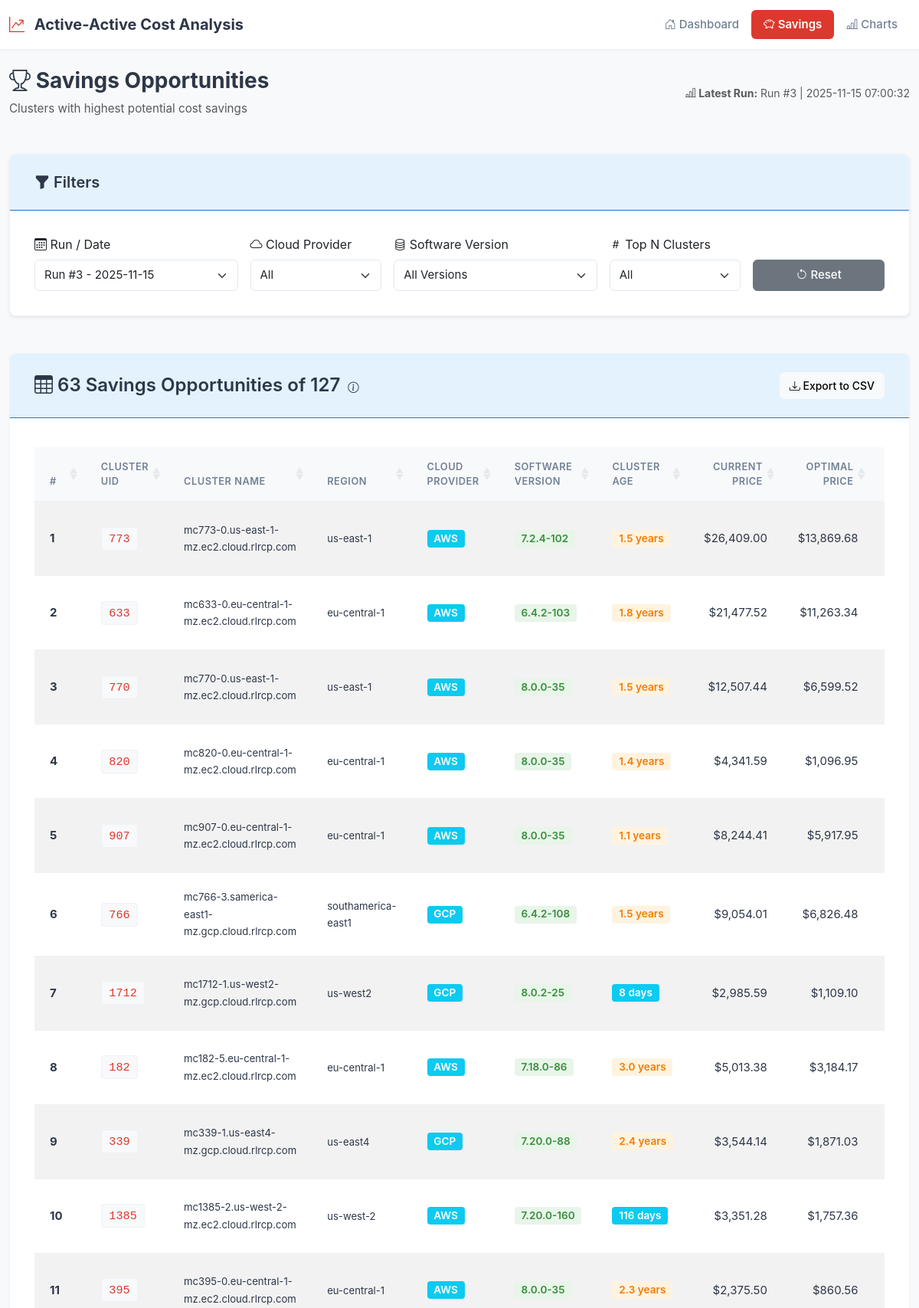
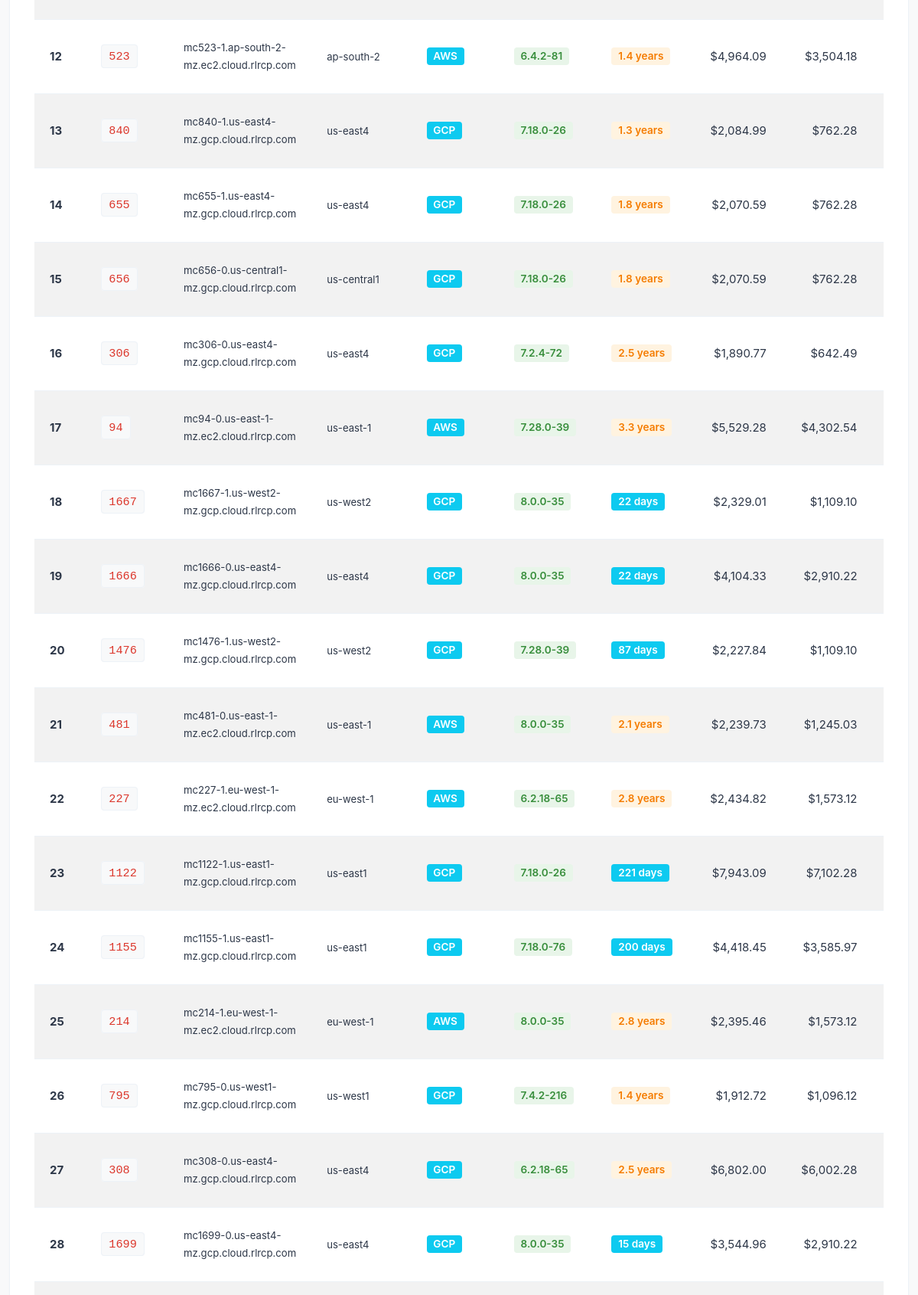
/top-savings (upper part), run on the app's committed database (2 pictures, top to bottom).
### tables this page shows
CREATE TABLE runs (
                run_id INTEGER PRIMARY KEY AUTOINCREMENT,
                run_timestamp TEXT NOT NULL,
                jira_ticket TEXT,
                total_clusters INTEGER DEFAULT 0,
                processed_clusters INTEGER DEFAULT 0,
                failed_clusters INTEGER DEFAULT 0,
                status TEXT DEFAULT 'in_progress',
                csv_path TEXT,
                completed_at TEXT,
                notes TEXT
            );

CREATE TABLE cluster_metadata (
                mc_uid TEXT PRIMARY KEY,
                cluster_name TEXT,
                cloud_provider TEXT,
                region TEXT,
                account_id TEXT,
                redis_version TEXT,
                multi_az INTEGER,
                availability_zones TEXT,
                storage_type TEXT,
                -- New fields
                creation_date TEXT,
                shards_count INTEGER,
                max_shards_count INTEGER,
                total_storage_gb INTEGER,
                data_nodes_count INTEGER,
                quorum_nodes_count INTEGER,
                total_nodes_count INTEGER,
                os_version TEXT,
                software_version TEXT,
                rof_enabled INTEGER,
                -- Timestamps
                created_at TEXT,
                last_updated TEXT
            );

### app.py (the view, shortened to what this page needs)
@app.route('/top-savings')
@handle_api_error
def top_savings():
    with AADatabase(DB_PATH) as db:
        run_id = request.args.get('run_id', type=int)
        cloud_provider_filter = request.args.get('cloud_provider', default='all', type=str)
        software_version_filter = request.args.get('software_version', default='all', type=str)
        top_n_param = request.args.get('top_n', default='all', type=str)
        if top_n_param == 'all':
            top_n = 'all'
        else:
            top_n = int(top_n_param)
        all_runs = db.conn.execute('''
            SELECT run_id, run_timestamp, jira_ticket
            FROM runs
            WHERE status = 'completed'
            ORDER BY run_timestamp DESC
        ''').fetchall()
        opportunities = db.get_top_savings_opportunities(run_id=run_id, limit=None)
        from datetime import datetime
        current_date = datetime.now()
        for cluster in opportunities:
            if cluster.get('creation_date'):
                try:
                    creation_date = datetime.fromisoformat(cluster['creation_date'].replace('Z', '+00:00'))
                    days_old = (current_date - creation_date).days
                    cluster['age_days'] = days_old
                    if days_old >= 365:
                        cluster['age_display'] = f"{days_old / 365:.1f} years"
                    else:
                        cluster['age_display'] = f"{days_old} days"
                except (ValueError, AttributeError):
                    cluster['age_days'] = None
                    cluster['age_display'] = 'N/A'
            else:
                cluster['age_days'] = None
                cluster['age_display'] = 'N/A'
        cloud_providers = sorted(list(set(
            opp['cloud_provider'] for opp in opportunities
            if opp.get('cloud_provider')
        )))
        software_versions = sorted(list(set(
            opp['software_version'] for opp in opportunities
            if opp.get('software_version')
        )), reverse=True)
        if cloud_provider_filter != 'all':
            opportunities = [
                opp for opp in opportunities
                if opp.get('cloud_provider') == cloud_provider_filter
            ]
        if software_version_filter != 'all':
            opportunities = [
                opp for opp in opportunities
                if opp.get('software_version') == software_version_filter
            ]
        if top_n != 'all':
            opportunities = opportunities[:top_n]
        optimizable_count = len([opp for opp in opportunities if opp.get('savings', 0) > 0])
        if run_id:
            selected_run = db.conn.execute('''
                SELECT * FROM runs WHERE run_id = ?
            ''', (run_id,)).fetchone()
        else:
            selected_run = all_runs[0] if all_runs else None
        return render_template('top_savings.html',
                             opportunities=opportunities,
                             optimizable_count=optimizable_count,
                             all_runs=[dict(r) for r in all_runs],
                             selected_run=dict(selected_run) if selected_run else None,
                             cloud_provider_filter=cloud_provider_filter,
                             cloud_providers=cloud_providers,
                             software_version_filter=software_version_filter,
                             software_versions=software_versions,
                             top_n=top_n)

### templates/top_savings.html (shortened to what this page needs)
{% extends "base.html" %}
{% block content %}
<div class="row mb-4 align-items-center">
    <div class="col-md-6">
        <h1 class="h2 mb-2">
            <i class="bi bi-trophy"></i> Savings Opportunities
        </h1>
        <p class="text-muted mb-0" style="font-size: 0.95rem;">Clusters with highest potential cost savings</p>
    </div>
    {% if selected_run %}
    <div class="col-md-6 text-md-end">
        <div class="text-muted" style="font-size: 0.875rem;">
            <strong><i class="bi bi-bar-chart-line"></i> Latest Run:</strong>
            Run #{{ selected_run.run_id }} | {{ selected_run.run_timestamp[:10] }} {{ selected_run.run_timestamp[11:19] }}
        </div>
    </div>
    {% endif %}
</div>
<div class="card shadow-sm mb-4">
    <div class="card-header bg-primary text-white">
        <h5 class="mb-0"><i class="bi bi-funnel-fill"></i> Filters</h5>
    </div>
    <div class="card-body">
        <div class="row g-3 align-items-end">
            <div class="col-md-3">
                <label for="run_id" class="form-label"><i class="bi bi-calendar3"></i> Run / Date</label>
                <select name="run_id" id="run_id" class="form-select filter-select">
                    {% for run in all_runs %}
                    <option value="{{ run.run_id }}"
                            {% if selected_run and run.run_id == selected_run.run_id %}selected{% endif %}>
                        Run #{{ run.run_id }} - {{ run.run_timestamp[:10] }}
                    </option>
                    {% endfor %}
                </select>
            </div>
            <div class="col-md-2">
                <label for="cloud_provider" class="form-label"><i class="bi bi-cloud"></i> Cloud Provider</label>
                <select name="cloud_provider" id="cloud_provider" class="form-select filter-select">
                    <option value="all" {% if cloud_provider_filter == 'all' %}selected{% endif %}>All</option>
                </select>
            </div>
            <div class="col-md-3">
                <label for="software_version" class="form-label"><i class="bi bi-database"></i> Software Version</label>
                <select name="software_version" id="software_version" class="form-select filter-select">
                    <option value="all" {% if software_version_filter == 'all' %}selected{% endif %}>All Versions</option>
                </select>
            </div>
            <div class="col-md-2">
                <label for="top_n" class="form-label"><i class="bi bi-hash"></i> Top N Clusters</label>
                <select name="top_n" id="top_n" class="form-select filter-select">
                    <option value="all" {% if top_n == 'all' %}selected{% endif %}>All</option>
                </select>
            </div>
            <div class="col-md-2">
                <button type="button" class="btn btn-secondary w-100" id="resetFilters">
                    <i class="bi bi-arrow-counterclockwise"></i> Reset
                </button>
            </div>
        </div>
    </div>
</div>
{% if opportunities %}
<div class="row mb-4">
    <div class="col">
        <div class="card">
            <div class="card-header bg-primary text-white d-flex justify-content-between align-items-center">
                <h4 class="mb-0">
                    <i class="bi bi-table"></i> {{ optimizable_count }} Savings Opportunities of {{ opportunities | length }}
                    <i class="bi bi-info-circle ms-1" style="cursor: pointer; font-size: 0.9rem;"
                       data-bs-toggle="popover"
                       data-bs-trigger="hover focus"
                       data-bs-placement="bottom"
                       data-bs-html="true"
                       data-bs-content="<strong>{{ optimizable_count }}</strong> clusters with positive savings (optimization opportunities)<br><strong>{{ opportunities | length }}</strong> total clusters shown (including non-optimizable)"></i>
                </h4>
                <button type="button" class="btn btn-light btn-sm" id="exportCsvBtn" title="Export visible table data to CSV">
                    <i class="bi bi-download"></i> Export to CSV
                </button>
            </div>
            <div class="card-body">
                <div class="table-responsive">
                    <table id="savingsTable" class="table table-striped table-hover">
                        <thead>
                            <tr>
                                <th>#</th>
                                <th>Cluster UID</th>
                                <th>Cluster Name</th>
                                <th>Region</th>
                                <th>Cloud Provider</th>
                                <th>Software Version</th>
                                <th>Cluster Age</th>
                                <th class="text-end">Current Price</th>
                                <th class="text-end">Optimal Price</th>
                                <th class="text-end">Savings</th>
                            </tr>
                        </thead>
                        <tbody>
                            {% for cluster in opportunities %}
                            <tr{% if cluster.savings <= 0 %} class="table-secondary" style="opacity: 0.6;"{% endif %}>
                                <td><strong>{{ loop.index }}</strong></td>
                                <td><code>{{ cluster.mc_uid }}</code></td>
                                <td>
                                    {% if cluster.cluster_name %}
                                    <small>{{ cluster.cluster_name }}</small>
                                    {% else %}
                                    <small class="text-muted">N/A</small>
                                    {% endif %}
                                </td>
                                <td>
                                    {% if cluster.region %}
                                    <small>{{ cluster.region }}</small>
                                    {% else %}
                                    <small class="text-muted">N/A</small>
                                    {% endif %}
                                </td>
                                <td>
                                    {% if cluster.cloud_provider %}
                                    <span class="badge bg-info">{{ cluster.cloud_provider|upper }}</span>
                                    {% else %}
                                    <small class="text-muted">N/A</small>
                                    {% endif %}
                                </td>
                                <td>
                                    {% if cluster.software_version %}
                                    <span class="badge bg-success">{{ cluster.software_version }}</span>
                                    {% else %}
                                    <small class="text-muted">N/A</small>
                                    {% endif %}
                                </td>
                                <td data-order="{{ cluster.age_days if cluster.age_days is not none else -1 }}">
                                    {% if cluster.age_days is not none %}
                                    {% if cluster.age_days >= 365 %}
                                    <span class="badge bg-warning text-dark">{{ cluster.age_display }}</span>
                                    {% else %}
                                    <span class="badge bg-info">{{ cluster.age_display }}</span>
                                    {% endif %}
                                    {% else %}
                                    <small class="text-muted">N/A</small>
                                    {% endif %}
                                </td>
                                <td class="text-end">${{ "{:,.2f}".format(cluster.current_price) }}</td>
                                <td class="text-end">${{ "{:,.2f}".format(cluster.optimal_price) }}</td>
                                <td class="text-end">
                                </td>
                            </tr>
                            {% endfor %}
                        </tbody>
                                    {% set total_savings = opportunities | selectattr('savings', 'gt', 0) | sum(attribute='savings') %}
                    </table>
                </div>
            </div>
        </div>
    </div>
</div>
{% else %}
<div class="alert alert-info">
    <i class="bi bi-info-circle"></i>
    No savings data available for the selected run.
</div>
{% endif %}
{% endblock %}

### templates/base.html (shortened to what this page needs)
<!DOCTYPE html>
<html lang="en">
<head>
    <link href="https://cdn.jsdelivr.net/npm/bootstrap@5.3.0/dist/css/bootstrap.min.css" rel="stylesheet">
    <link rel="stylesheet" href="https://cdn.jsdelivr.net/npm/bootstrap-icons@1.11.0/font/bootstrap-icons.css">
    <link rel="stylesheet" href="https://cdn.datatables.net/1.13.6/css/dataTables.bootstrap5.min.css">
    <link rel="stylesheet" href="{{ url_for('static', filename='css/style.css') }}">
</head>
<body>
    <nav class="navbar navbar-expand-lg navbar-dark bg-primary">
        <div class="container-fluid">
            <a class="navbar-brand" href="{{ url_for('dashboard') }}">
                <i class="bi bi-graph-up-arrow"></i>
                Active-Active Cost Analysis
            </a>
            <div class="collapse navbar-collapse" id="navbarNav">
                <ul class="navbar-nav ms-auto">
                    <li class="nav-item">
                        <a class="nav-link {% if request.endpoint == 'dashboard' %}active{% endif %}" href="{{ url_for('dashboard') }}">
                            <i class="bi bi-house-door"></i> Dashboard
                        </a>
                    </li>
                    <li class="nav-item">
                        <a class="nav-link {% if request.endpoint == 'top_savings' %}active{% endif %}" href="{{ url_for('top_savings') }}">
                            <i class="bi bi-piggy-bank"></i> Savings
                        </a>
                    </li>
                    <li class="nav-item">
                        <a class="nav-link {% if request.endpoint == 'charts' %}active{% endif %}" href="{{ url_for('charts') }}">
                            <i class="bi bi-bar-chart-line"></i> Charts
                        </a>
                    </li>
                </ul>
            </div>
        </div>
    </nav>
    <main class="container-fluid py-4">
        {% block content %}{% endblock %}
    </main>
</body>
</html>

### data on the page
runs: run_id "3", run_timestamp "2025-11-15", run_timestamp "07:00:32"
cluster_metadata: mc_uid "773", cluster_name "mc773-0.us-east-1-mz.ec2.cloud.rlrcp.com", region "us-east-1", cloud_provider "AWS", software_version "7.2.4-102", age_display "1.5 years", current_price "26,409.00", optimal_price "13,869.68"
cluster_metadata: mc_uid "633", cluster_name "mc633-0.eu-central-1-mz.ec2.cloud.rlrcp.com", region "eu-central-1", cloud_provider "AWS", software_version "6.4.2-103", age_display "1.8 years", current_price "21,477.52", optimal_price "11,263.34"
cluster_metadata: mc_uid "770", cluster_name "mc770-0.us-east-1-mz.ec2.cloud.rlrcp.com", region "us-east-1", cloud_provider "AWS", software_version "8.0.0-35", age_display "1.5 years", current_price "12,507.44", optimal_price "6,599.52"
cluster_metadata: mc_uid "820", cluster_name "mc820-0.eu-central-1-mz.ec2.cloud.rlrcp.com", region "eu-central-1", cloud_provider "AWS", software_version "8.0.0-35", age_display "1.4 years", current_price "4,341.59", optimal_price "1,096.95"
cluster_metadata: mc_uid "907", cluster_name "mc907-0.eu-central-1-mz.ec2.cloud.rlrcp.com", region "eu-central-1", cloud_provider "AWS", software_version "8.0.0-35", age_display "1.1 years", current_price "8,244.41", optimal_price "5,917.95"
cluster_metadata: mc_uid "766", cluster_name "mc766-3.samerica-east1-mz.gcp.cloud.rlrcp.com", region "southamerica-east1", cloud_provider "GCP", software_version "6.4.2-108", age_display "1.5 years", current_price "9,054.01", optimal_price "6,826.48"
cluster_metadata: mc_uid "1712", cluster_name "mc1712-1.us-west2-mz.gcp.cloud.rlrcp.com", region "us-west2", cloud_provider "GCP", software_version "8.0.2-25", age_display "8 days", current_price "2,985.59", optimal_price "1,109.10"
cluster_metadata: mc_uid "182", cluster_name "mc182-5.eu-central-1-mz.ec2.cloud.rlrcp.com", region "eu-central-1", cloud_provider "AWS", software_version "7.18.0-86", age_display "3.0 years", current_price "5,013.38", optimal_price "3,184.17"
cluster_metadata: mc_uid "339", cluster_name "mc339-1.us-east4-mz.gcp.cloud.rlrcp.com", region "us-east4", cloud_provider "GCP", software_version "7.20.0-88", age_display "2.4 years", current_price "3,544.14", optimal_price "1,871.03"
cluster_metadata: mc_uid "1385", cluster_name "mc1385-2.us-west-2-mz.ec2.cloud.rlrcp.com", region "us-west-2", cloud_provider "AWS", software_version "7.20.0-160", age_display "116 days", current_price "3,351.28", optimal_price "1,757.36"
cluster_metadata: mc_uid "395", cluster_name "mc395-0.eu-central-1-mz.ec2.cloud.rlrcp.com", region "eu-central-1", cloud_provider "AWS", software_version "8.0.0-35", age_display "2.3 years", current_price "2,375.50", optimal_price "860.56"
cluster_metadata: mc_uid "523", cluster_name "mc523-1.ap-south-2-mz.ec2.cloud.rlrcp.com", region "ap-south-2", cloud_provider "AWS", software_version "6.4.2-81", age_display "1.4 years", current_price "4,964.09", optimal_price "3,504.18"
cluster_metadata: mc_uid "840", cluster_name "mc840-1.us-east4-mz.gcp.cloud.rlrcp.com", region "us-east4", cloud_provider "GCP", software_version "7.18.0-26", age_display "1.3 years", current_price "2,084.99", optimal_price "762.28"
cluster_metadata: mc_uid "655", cluster_name "mc655-1.us-east4-mz.gcp.cloud.rlrcp.com", region "us-east4", cloud_provider "GCP", software_version "7.18.0-26", age_display "1.8 years", current_price "2,070.59", optimal_price "762.28"
cluster_metadata: mc_uid "656", cluster_name "mc656-0.us-central1-mz.gcp.cloud.rlrcp.com", region "us-central1", cloud_provider "GCP", software_version "7.18.0-26", age_display "1.8 years", current_price "2,070.59", optimal_price "762.28"
cluster_metadata: mc_uid "306", cluster_name "mc306-0.us-east4-mz.gcp.cloud.rlrcp.com", region "us-east4", cloud_provider "GCP", software_version "7.2.4-72", age_display "2.5 years", current_price "1,890.77", optimal_price "642.49"
cluster_metadata: mc_uid "94", cluster_name "mc94-0.us-east-1-mz.ec2.cloud.rlrcp.com", region "us-east-1", cloud_provider "AWS", software_version "7.28.0-39", age_display "3.3 years", current_price "5,529.28", optimal_price "4,302.54"
cluster_metadata: mc_uid "1667", cluster_name "mc1667-1.us-west2-mz.gcp.cloud.rlrcp.com", region "us-west2", cloud_provider "GCP", software_version "8.0.0-35", age_display "22 days", current_price "2,329.01", optimal_price "1,109.10"
cluster_metadata: mc_uid "1666", cluster_name "mc1666-0.us-east4-mz.gcp.cloud.rlrcp.com", region "us-east4", cloud_provider "GCP", software_version "8.0.0-35", age_display "22 days", current_price "4,104.33", optimal_price "2,910.22"
cluster_metadata: mc_uid "1476", cluster_name "mc1476-1.us-west2-mz.gcp.cloud.rlrcp.com", region "us-west2", cloud_provider "GCP", software_version "7.28.0-39", age_display "87 days", current_price "2,227.84", optimal_price "1,109.10"
cluster_metadata: mc_uid "481", cluster_name "mc481-0.us-east-1-mz.ec2.cloud.rlrcp.com", region "us-east-1", cloud_provider "AWS", software_version "8.0.0-35", age_display "2.1 years", current_price "2,239.73", optimal_price "1,245.03"
cluster_metadata: mc_uid "227", cluster_name "mc227-1.eu-west-1-mz.ec2.cloud.rlrcp.com", region "eu-west-1", cloud_provider "AWS", software_version "6.2.18-65", age_display "2.8 years", current_price "2,434.82", optimal_price "1,573.12"
cluster_metadata: mc_uid "1122", cluster_name "mc1122-1.us-east1-mz.gcp.cloud.rlrcp.com", region "us-east1", cloud_provider "GCP", software_version "7.18.0-26", age_display "221 days", current_price "7,943.09", optimal_price "7,102.28"
cluster_metadata: mc_uid "1155", cluster_name "mc1155-1.us-east1-mz.gcp.cloud.rlrcp.com", region "us-east1", cloud_provider "GCP", software_version "7.18.0-76", age_display "200 days", current_price "4,418.45", optimal_price "3,585.97"
cluster_metadata: mc_uid "214", cluster_name "mc214-1.eu-west-1-mz.ec2.cloud.rlrcp.com", region "eu-west-1", cloud_provider "AWS", software_version "8.0.0-35", age_display "2.8 years", current_price "2,395.46", optimal_price "1,573.12"
cluster_metadata: mc_uid "795", cluster_name "mc795-0.us-west1-mz.gcp.cloud.rlrcp.com", region "us-west1", cloud_provider "GCP", software_version "7.4.2-216", age_display "1.4 years", current_price "1,912.72", optimal_price "1,096.12"
cluster_metadata: mc_uid "308", cluster_name "mc308-0.us-east4-mz.gcp.cloud.rlrcp.com", region "us-east4", cloud_provider "GCP", software_version "6.2.18-65", age_display "2.5 years", current_price "6,802.00", optimal_price "6,002.28"
cluster_metadata: mc_uid "1699", cluster_name "mc1699-0.us-east4-mz.gcp.cloud.rlrcp.com", region "us-east4", cloud_provider "GCP", software_version "8.0.0-35", age_display "15 days", current_price "3,544.96", optimal_price "2,910.22"

### other printed values
{{ optimizable_count }} "63"
{{ opportunities | length }} "127"
